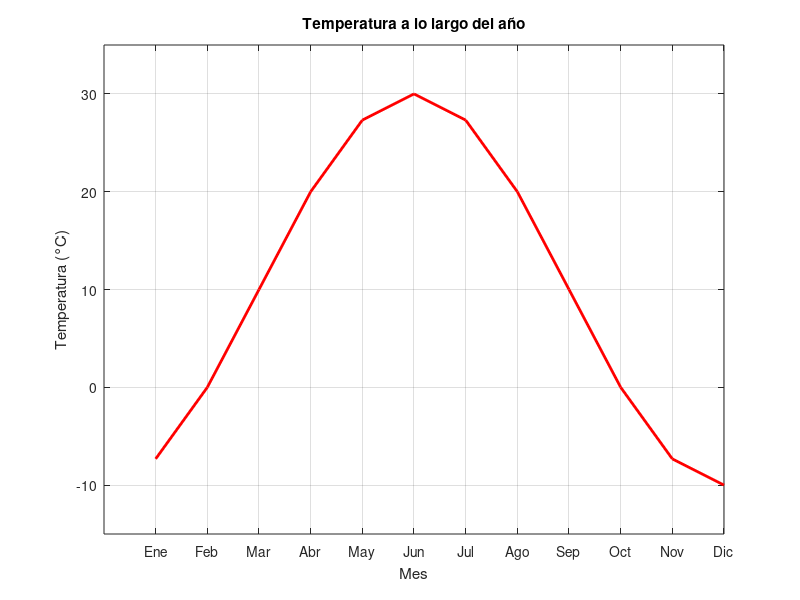

This chart was generated by the following MATLAB code: (Note: this script raises an error after producing the figure.)
% Define el tiempo en meses
meses = 1:1:12; 
% Supongamos que la temperatura varía de -10 a 30 grados Celsius a lo largo del año
amplitudTemp = 20; % Amplitud de la variación de la temperatura
mediaTemp = 10; % Temperatura media anual
temperatura = amplitudTemp * sin(2 * pi * (meses-3) / 12) + mediaTemp; % Desfase para alinear el pico con el verano

% Visualización de la temperatura
figure; 
plot(meses, temperatura, 'r-', 'LineWidth', 2); 
title('Temperatura a lo largo del año');
xlabel('Mes');
ylabel('Temperatura (°C)');
grid on;
ylim([-15, 35]); % Limita el rango de temperatura 
xticks(1:12);
xticklabels({'Ene', 'Feb', 'Mar', 'Abr', 'May', 'Jun', 'Jul', 'Ago', 'Sep', 'Oct', 'Nov', 'Dic'});

% Visualización de las precipitaciones
figure; 
plot(meses, precipitaciones, 'b-', 'LineWidth', 2); 
title('Precipitaciones a lo largo del año');
xlabel('Mes');
ylabel('Precipitaciones (mm)');
grid on;
ylim([0, 120]); 
xticks(1:12);
xticklabels({'Ene', 'Feb', 'Mar', 'Abr', 'May', 'Jun', 'Jul', 'Ago', 'Sep', 'Oct', 'Nov', 'Dic'});
